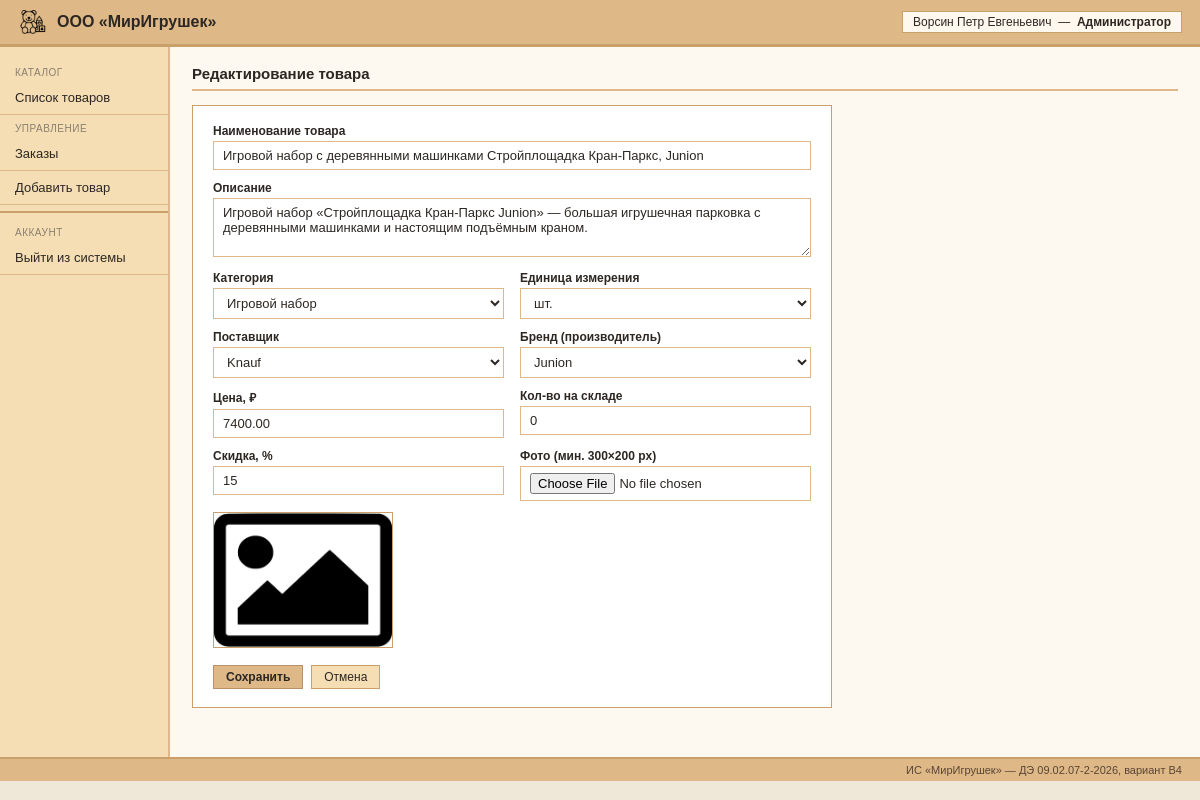
Page /index.php?page=product_edit&sku=3L7RCZ (signed in) on the committed database.
### tables this page shows
CREATE TABLE goods (
  sku         VARCHAR(20) PRIMARY KEY,
  name        VARCHAR(500) NOT NULL,
  unit_id     INT NOT NULL,
  price       DECIMAL(10,2) NOT NULL CHECK (price >= 0),
  supplier_id INT NOT NULL,
  brand_id    INT NOT NULL,
  category_id INT NOT NULL,
  discount    INT NOT NULL DEFAULT 0 CHECK (discount >= 0),
  stock       INT NOT NULL DEFAULT 0 CHECK (stock >= 0),
  descr       TEXT,
  photo       VARCHAR(255),
  CONSTRAINT fk_goods_unit  FOREIGN KEY (unit_id)      REFERENCES units(id),
  CONSTRAINT fk_goods_sup   FOREIGN KEY (supplier_id)  REFERENCES suppliers(id),
  CONSTRAINT fk_goods_brand FOREIGN KEY (brand_id)     REFERENCES brands(id),
  CONSTRAINT fk_goods_cat   FOREIGN KEY (category_id)  REFERENCES categories(id)
);

CREATE TABLE categories (
  id   INT AUTO_INCREMENT PRIMARY KEY,
  name VARCHAR(150) NOT NULL UNIQUE
);

CREATE TABLE units (
  id   INT AUTO_INCREMENT PRIMARY KEY,
  name VARCHAR(50) NOT NULL UNIQUE
);

CREATE TABLE suppliers (
  id   INT AUTO_INCREMENT PRIMARY KEY,
  name VARCHAR(150) NOT NULL UNIQUE
);

CREATE TABLE brands (
  id   INT AUTO_INCREMENT PRIMARY KEY,
  name VARCHAR(150) NOT NULL UNIQUE
);

### web/db.php (called while the page is built, shortened)
<?php
function db(): PDO {
    static $pdo = null;
    if ($pdo === null) {
        $pdo = new PDO(
            'mysql:host=' . DB_HOST . ';dbname=' . DB_NAME . ';charset=utf8mb4',
            DB_USER, DB_PASS,
            [
                PDO::ATTR_ERRMODE            => PDO::ERRMODE_EXCEPTION,
                PDO::ATTR_DEFAULT_FETCH_MODE => PDO::FETCH_ASSOC,
                PDO::ATTR_EMULATE_PREPARES   => false,
            ]
        );
    }
    return $pdo;
}

### web/pages/product_edit.php (the view, shortened to what this page needs)
<?php
$sku    = $_GET['sku'] ?? '';
$isEdit = $sku !== '';
$cats  = db()->query('SELECT id,name FROM categories ORDER BY name')->fetchAll();
$sups  = db()->query('SELECT id,name FROM suppliers ORDER BY name')->fetchAll();
$brnds = db()->query('SELECT id,name FROM brands ORDER BY name')->fetchAll();
$units = db()->query('SELECT id,name FROM units ORDER BY name')->fetchAll();
if ($isEdit) {
    $st = db()->prepare('SELECT * FROM goods WHERE sku = ?');
    $st->execute([$sku]);
    $p = $st->fetch();
} else {
    $p = ['sku'=>'', 'name'=>'', 'unit_id'=>$units[0]['id'] ?? 1, 'price'=>'',
          'supplier_id'=>$sups[0]['id'] ?? 1, 'brand_id'=>$brnds[0]['id'] ?? 1,
          'category_id'=>$cats[0]['id'] ?? 1, 'discount'=>0, 'stock'=>0,
          'descr'=>'', 'photo'=>null];
}
?>
<div class="fbox" style="max-width:640px;">
  <form method="post" enctype="multipart/form-data">
    <div class="frow">
      <label>Наименование товара</label>
      <input type="text" name="name" required value="<?= e($p['name']) ?>">
    </div>
    <div class="frow">
      <label>Описание</label>
      <textarea name="descr" rows="3"><?= e($p['descr']) ?></textarea>
    </div>
    <div class="f2col">
      <div class="frow">
        <label>Категория</label>
        <select name="category_id"><?php foreach ($cats as $c): ?>
          <option value="<?= (int)$c['id'] ?>" <?= $c['id']==$p['category_id']?'selected':'' ?>><?= e($c['name']) ?></option>
        <?php endforeach; ?></select>
      </div>
      <div class="frow">
        <label>Единица измерения</label>
        <select name="unit_id"><?php foreach ($units as $u): ?>
          <option value="<?= (int)$u['id'] ?>" <?= $u['id']==$p['unit_id']?'selected':'' ?>><?= e($u['name']) ?></option>
        <?php endforeach; ?></select>
      </div>
      <div class="frow">
        <label>Поставщик</label>
        <select name="supplier_id"><?php foreach ($sups as $s): ?>
          <option value="<?= (int)$s['id'] ?>" <?= $s['id']==$p['supplier_id']?'selected':'' ?>><?= e($s['name']) ?></option>
        <?php endforeach; ?></select>
      </div>
      <div class="frow">
        <label>Бренд (производитель)</label>
        <select name="brand_id"><?php foreach ($brnds as $b): ?>
          <option value="<?= (int)$b['id'] ?>" <?= $b['id']==$p['brand_id']?'selected':'' ?>><?= e($b['name']) ?></option>
        <?php endforeach; ?></select>
      </div>
      <div class="frow">
        <label>Цена, ₽</label>
        <input type="number" step="0.01" min="0" name="price" required value="<?= e((string)$p['price']) ?>">
      </div>
      <div class="frow">
        <label>Кол-во на складе</label>
        <input type="number" min="0" name="stock" value="<?= (int)$p['stock'] ?>">
      </div>
      <div class="frow">
        <label>Скидка, %</label>
        <input type="number" min="0" max="100" name="discount" value="<?= (int)$p['discount'] ?>">
      </div>
      <div class="frow">
        <label>Фото (мин. 300×200 px)</label>
        <input type="file" name="photo" accept="image/*">
      </div>
    </div>
    <?php if ($isEdit && $p['photo']): ?>
      <div style="margin-bottom:10px;">
        <img src="<?= e(photo_src($p['photo'])) ?>" style="max-width:180px;border:1px solid #c9a06a;">
      </div>
    <?php endif; ?>
    <div class="factions">
      <button class="btn ok" type="submit"><?= $isEdit ? 'Сохранить' : 'Добавить товар' ?></button>
      <a class="btn" href="index.php">Отмена</a>
    </div>
  </form>
</div>

### web/common.php (style rules this page uses)
* { box-sizing: border-box; margin: 0; padding: 0; }
body { font-family: Arial, sans-serif; font-size: 13px; color: #2c2723; background: #efe7d8; }
.btn { display: inline-block; padding: 4px 12px; background: #F5DEB3; border: 1px solid #c9a06a; color: #2c2723; text-decoration: none; cursor: pointer; font-size: 12px; font-family: Arial, sans-serif; }
.btn.ok { background: #DEB887; border-color: #b8916a; font-weight: bold; }
.fbox { background: #fff; border: 1px solid #c9a06a; padding: 18px 20px; }
.frow { margin-bottom: 11px; }
.frow label { display: block; font-weight: bold; font-size: 12px; margin-bottom: 3px; }
.frow input, .frow select, .frow textarea { width: 100%; padding: 6px 9px; border: 1px solid #DEB887; font-size: 13px; font-family: Arial, sans-serif; color: #2c2723; background: #fff; }
.f2col { display: grid; grid-template-columns: 1fr 1fr; gap: 0 16px; }
.factions { margin-top: 14px; display: flex; gap: 8px; }

### rows in the picture
goods: name "Игровой набор с деревянными машинками Стройплощадка Кран-Паркс, Junion", descr "Игровой набор «Стройплощадка Кран-Паркс Junion» — большая игрушечная парковка с деревянными машинками и настоящим подъёмным краном.", category_id "Игровой набор", unit_id "шт.", supplier_id "Knauf", brand_id "Junion", price "7400.00", stock "0", discount "15"

### other values in the picture
$u['full_name'] "Ворсин Петр Евгеньевич"
$u['role'] "Администратор"
$title "Редактирование товара"
